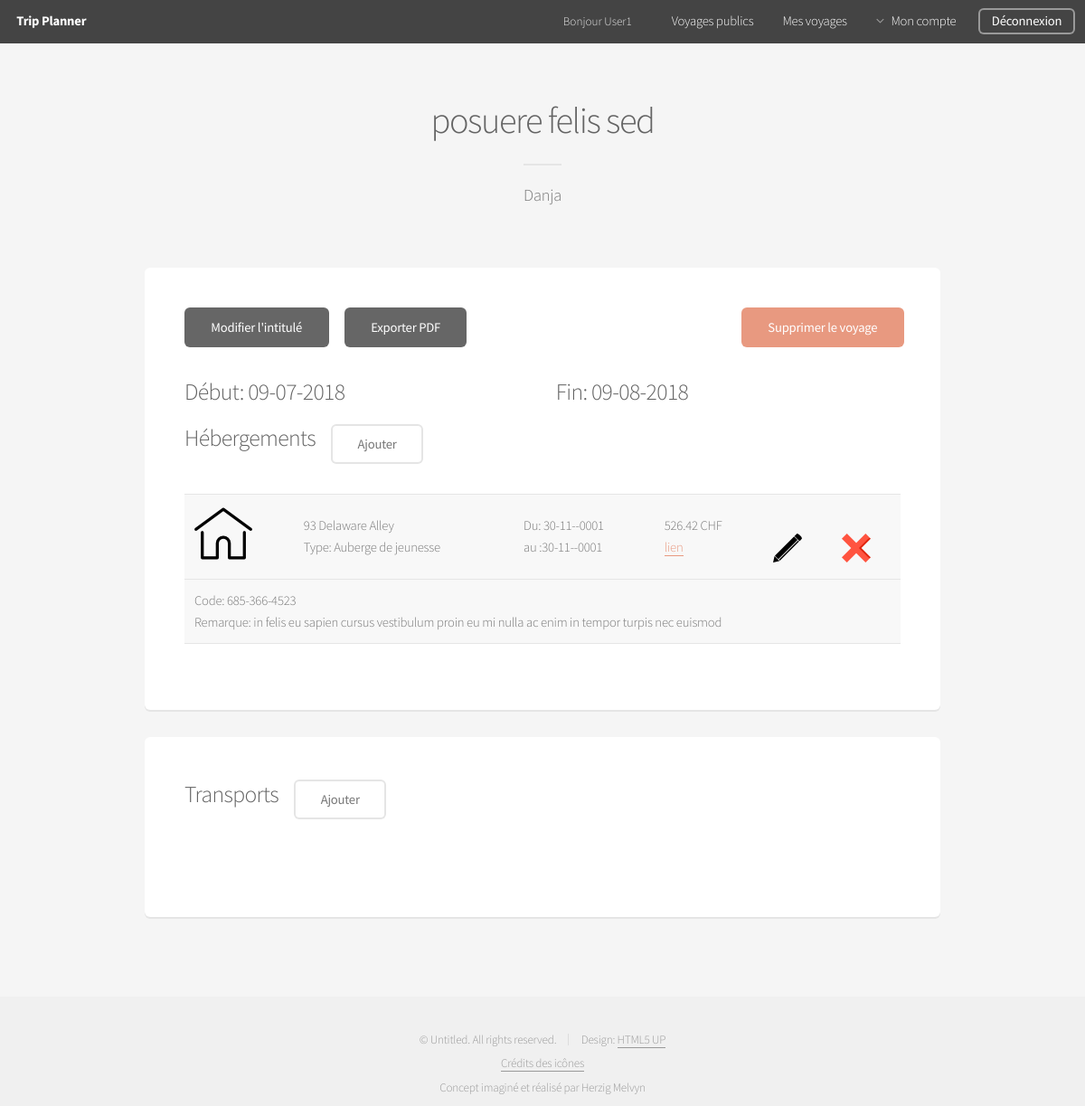
The app's page /index.php?action=see_Trip&id=7 (signed in) with its own data.
### tables this page shows
CREATE TABLE IF NOT EXISTS `Trip` (
    `idTrip` INT UNSIGNED NOT NULL AUTO_INCREMENT,
    `fkUser_Organizer` INT UNSIGNED NOT NULL,
    `Title` VARCHAR(45) NOT NULL,
    `Destination` VARCHAR(45) NOT NULL,
    `Private` TINYINT(1) NOT NULL DEFAULT 1,
    `Password` VARCHAR(60) NULL,
    `Image` TINYINT(1) NOT NULL DEFAULT 0,
    `Creation` DATE NOT NULL,
    `Date_Start` DATE NOT NULL,
    `Date_End` DATE NOT NULL,
    PRIMARY KEY (`idTrip`),
    UNIQUE INDEX `idTrip_UNIQUE` (`idTrip` ASC),
    INDEX `fk_User_Organizer_Id` (`fkUser_Organizer` ASC),
    CONSTRAINT `fk_Trip_User`
    FOREIGN KEY (`fkUser_Organizer`)
    REFERENCES `User` (`idUser`)
    ON DELETE CASCADE
    ON UPDATE CASCADE
);

CREATE TABLE IF NOT EXISTS `Lodging`(
    `idLodging` INT UNSIGNED NOT NULL AUTO_INCREMENT,
    `fkLodging_Type` TINYINT UNSIGNED NOT NULL,
    `fkTrip` INT UNSIGNED NOT NULL,
    `Address` VARCHAR(45) NOT NULL,
    `Day_Start` DATE NOT NULL,
    `Day_End` DATE NOT NULL,
    `Price` FLOAT(10,2) NOT NULL DEFAULT 0,
    `Code` VARCHAR(45) NULL,
    `Link` TEXT(255) NULL,
    `Note` TEXT(280) NULL,
    `Image` TINYINT(1) NOT NULL DEFAULT 0,
    PRIMARY KEY (`idLodging`),
    INDEX `fk_Lodging_Trip_Id` (`fkTrip` ASC),
    CONSTRAINT `fk_Lodging_Lodging_Type`
    FOREIGN KEY (`fkLodging_Type`)
    REFERENCES `Lodging_Type` (`idLodging_Type`)
    ON DELETE NO ACTION
    ON UPDATE NO ACTION,
    CONSTRAINT `fk_Lodging_Trip`
    FOREIGN KEY (`fkTrip`)
    REFERENCES `Trip` (`idTrip`)
    ON DELETE CASCADE
    ON UPDATE CASCADE
);

CREATE TABLE IF NOT EXISTS `Lodging_Type` (
    `idLodging_Type` TINYINT UNSIGNED NOT NULL AUTO_INCREMENT,
    `Type` VARCHAR(45) NOT NULL,
    PRIMARY KEY (`idLodging_Type`)
);

### www/model/model_Trip.php (called while the page is built, shortened)
<?php
function get_Trip($m_Id_User, $m_Id_Trip)
{
    $connection = connect();
    $connection->setAttribute(PDO::ATTR_ERRMODE, PDO::ERRMODE_EXCEPTION);
    $req = $connection->prepare("SELECT * FROM Trip WHERE fkUser_Organizer = ? AND idTrip = ?");
    $req->bindParam(1,$m_Id_User,PDO::PARAM_INT);
    $req->bindParam(2,$m_Id_Trip,PDO::PARAM_INT);
    $req->execute();
    $results = $req->fetch(PDO::FETCH_ASSOC);
    return $results;
}
function get_Lodging_From_Trip($m_Id_Trip)
{
    $connection = connect();
    $connection->setAttribute(PDO::ATTR_ERRMODE, PDO::ERRMODE_EXCEPTION);
    $req = $connection->prepare("SELECT idLodging, Type, Address,Day_Start, Day_End, Price, Code, Link, Note, Image FROM Lodging INNER JOIN Lodging_Type ON Lodging.fkLodging_Type = Lodging_Type.idLodging_Type WHERE fkTrip = ? ORDER BY Day_Start ASC");
    $req->bindParam(1,$m_Id_Trip,PDO::PARAM_INT);
    $req->execute();
    $lodgings = $req->fetchAll(PDO::FETCH_ASSOC);
    return $lodgings;
}

### www/view/view_Detailed_Trip.php (the view, shortened to what this page needs)
<header>
	<h2><?php echo htmlspecialchars($trip['Title']);?></h2>
	<p><?php echo htmlspecialchars($trip['Destination']);?></p>
</header>
<div class="row">
    <div class="12u">
        <section class="box">
            <div class="row">
                <div class="9u 12u(mobilep)">
				    <ul class="actions">
                        <li><a class="button" href="index.php?action=change_Trip&id=<?php echo $trip['idTrip'];?>">Modifier l'intitulé</a></li>
                        <li><a class="button" href="#">Exporter PDF</a></li>
				    </ul>
                </div>
                <div class="3u 12u(mobilep)" align="right">
				    <ul class="actions">
                        <li><a class="button special"  href="index.php?action=delete_Trip&id=<?php echo $trip['idTrip'];?>">Supprimer le voyage</a></li>
                    </ul>
                </div>
            </div>
            <div class="row">
                <div class="6u 12u(mobilep)">
                    <h3>Début: <?php
                                    $date = date_create($trip['Date_Start']);
                                    echo date_format($date,"d-m-Y");
                            ?>
                    </h3>
                </div>
                <div class="6u 12u(mobilep)">
                    <h3>Fin: <?php
                                    $date = date_create($trip['Date_End']);
                                    echo date_format($date,"d-m-Y");
                            ?>
                </div>
            </div>
            <div class="row">
                <div class="6u 6u(mobilep)">
                    <ul class="actions">
                        <li><h3>Hébergements</h3></a></li>
                        <li><a class="button alt" href="index.php?action=new_Lodging&id=<?php echo $trip['idTrip']; ?>">Ajouter</a></li>
				    </ul>
                </div>
            </div>
            <div class="row">
                <div class="12u">
                    <div class="table-wrapper">
				        <table id="long_Table">
				            <tbody>
                                <?php
                                    foreach($lodgings as $lodging)
                                    {
                                        $day_Start = date_create($lodging['Day_Start']);
                                        $day_End = date_create($lodging['Day_End']);
                                        echo '<tr>';
                                        if($lodging['Image'] == true)
                                        {
                                            echo "<td><img class='thumbnail' src='images/user".$_SESSION["id"]."/".$trip['idTrip']."/Lodging/".$lodging['idLodging'].".jpg'></td>";
                                        }
                                        else
                                        {
                                            echo '<td><img class="thumbnail" src="images/default_Lodging.png"></td>';
                                        }
                                        echo '<td class="text_Center">'.htmlspecialchars($lodging['Address']).'<br>Type: '.$lodging['Type'].'</td>';
                                        echo '<td class="text_Center">Du: '.date_format($day_Start,"d-m-Y").' <br> au :'.date_format($day_End,"d-m-Y").'</td>';
                                        if($lodging['Link']=="")
                                        {
                                            echo '<td class="text_Center">'.$lodging['Price'].' CHF<br></td>';
                                        }
                                        else
                                        {
                                            echo '<td class="text_Center">'.$lodging['Price'].' CHF<br><a href="'.htmlspecialchars($lodging['Link']).'">lien</a></td>';
                                        }
                                        echo "<td><a class='no_Border' href='index.php?action=change_Lodging&id=".$lodging['idLodging']."'><img src='images/edit.png'></a></td><td><a class='no_Border' href='index.php?action=delete_Lodging&id=".$lodging['idLodging']."'><img src='images/delete.png'></a></td>";
                                        echo '</tr>';
                                        echo '<tr>';
                                        echo '<td class="text_Center" colspan="6">Code: '.htmlspecialchars($lodging['Code']).'<br> Remarque: '.htmlspecialchars($lodging['Note']).'</td>';
                                        echo '</tr>';
                                    }
                                ?>
                            </tbody>
                        </table>
			         </div>
                </div>
            </div>
		</section>
        <section class="box">
            <div class="row">
                <div class="6u 6u(mobilep)">
                    <ul class="actions">
                        <li><h3>Transports</h3></a></li>
                        <li><a class="button alt" href="index.php?action=new_Transport&id=<?php echo $trip['idTrip']; ?>">Ajouter</a></li>
				    </ul>
                </div>
            </div>
            <div class="row">
                <div class="12u">
                    <div class="table-wrapper">
			         </div>
                </div>
            </div>
        </section>
	</div>
</div>
<?php
require "view/template.php";

### www/assets/css/additional.css (style rules this page uses)
.thumbnail { height: 64px; width: 64px; }
.text_Center { vertical-align: middle; }
.no_Border { border: none; }
#long_Table tbody tr:nth-child(4n+1),#long_Table tbody tr:nth-child(4n+2) { background-color: #f8f8f8; }

### records on screen
trip: Title "posuere felis sed", Destination "Danja", Date_Start "09-07-2018", Date_End "09-08-2018"
lodging: Image 0 (drawn), Address "93 Delaware Alley", fkLodging_Type.Type "Auberge de jeunesse", Day_Start "30-11--0001", Day_End "30-11--0001", Price "526.42", Code "685-366-4523", Note "in felis eu sapien cursus vestibulum proin eu mi nulla ac enim in tempor turpis nec euismod"

### other values on screen
$_SESSION['nickname'] "User1"
